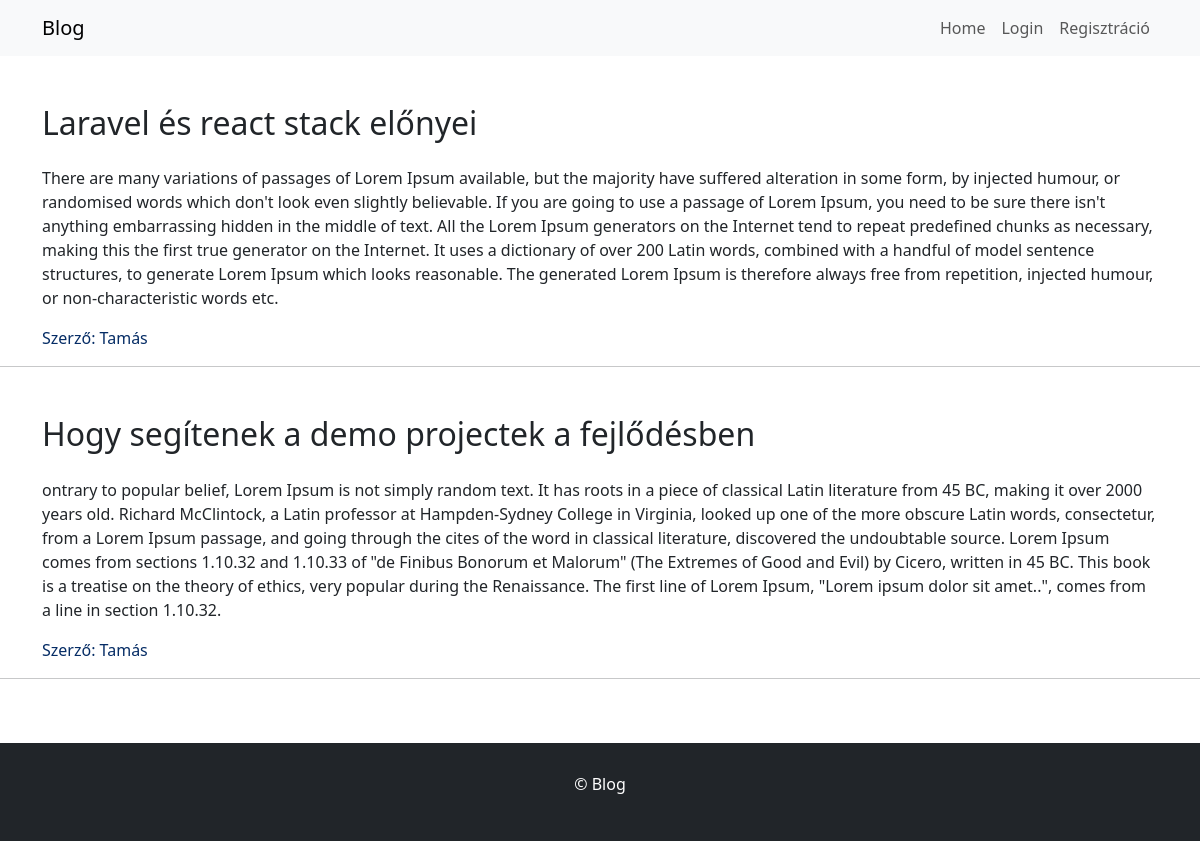
The page /author-posts.php?id=11 on the database its author committed.
### tables this page shows
CREATE TABLE `posts` (
  `id` int(11) NOT NULL,
  `user_id` int(11) NOT NULL,
  `title` varchar(255) NOT NULL,
  `body` text NOT NULL,
  `created_at` timestamp NOT NULL DEFAULT current_timestamp(),
  `updated_at` timestamp NOT NULL DEFAULT current_timestamp() ON UPDATE current_timestamp()
);

CREATE TABLE `users` (
  `id` int(11) NOT NULL,
  `nev` varchar(255) NOT NULL,
  `email` varchar(255) NOT NULL,
  `password` varchar(255) NOT NULL,
  `created_at` timestamp NOT NULL DEFAULT current_timestamp(),
  `updated_at` timestamp NOT NULL DEFAULT current_timestamp() ON UPDATE current_timestamp(),
  `is_admin` tinyint(1) DEFAULT 0
);

### author-posts.php (the view, shortened to what this page needs)
<?php
require 'header.php';
require 'db_connection.php';
$post_id = $_GET['id'];
$stmt = $conn->prepare("SELECT users.id, users.nev FROM posts JOIN users ON posts.user_id = users.id WHERE posts.id = ?");
$stmt->bind_param("i", $post_id);
$stmt->execute();
$stmt->bind_result($user_id, $user_nev);
$stmt = $conn->prepare("SELECT id, title, body FROM posts WHERE user_id = ?");
$stmt->bind_param("i", $user_id);
$stmt->execute();
$result = $stmt->get_result();
while ($post = $result->fetch_assoc()) {
    echo renderPost($post['title'], $post['body'], $user_nev);
    echo "<hr>";
}
require 'footer.php';

### functions.php (shortened to what this page needs)
<?php
function renderPost($title, $body, $authorName, $postId = null)
{
    $authorLink = $postId ? "<a class='card-text text-start mt-3 text-primary-emphasis' href='author-posts.php?id={$postId}'>Szerző: {$authorName}</a>" : "<p class='card-text text-start mt-3 text-primary-emphasis'>Szerző: {$authorName}</p>";
    return "<div class='container mt-5'>
                <h2 class='mb-4'>{$title}</h2>
                <p>{$body}</p>
                {$authorLink}
            </div>";
}

### style.css (style rules this page uses)
html, body { height: 100%; margin: 0; }

### rows shown on the page
posts: title "Laravel és react stack előnyei", body "There are many variations of passages of Lorem Ipsum available, but the majority have suffered alteration in some form, by injected humour, or randomised words which don't look even slightly believable. If you are going to use a passage of Lorem Ipsum, you need to be sure there isn't anything embarrassing hidden in the middle of text. All the Lorem Ipsum generators on the Internet tend to repeat predefined chunks as necessary, making this the first true generator on the Internet. It uses a dictionary of over 200 Latin words, combined with a handful of model sentence structures, to generate Lorem Ipsum which looks reasonable. The generated Lorem Ipsum is therefore always free from…", user.nev "Tamás"
posts: title "Hogy segítenek a demo projectek a fejlődésben", body "ontrary to popular belief, Lorem Ipsum is not simply random text. It has roots in a piece of classical Latin literature from 45 BC, making it over 2000 years old. Richard McClintock, a Latin professor at Hampden-Sydney College in Virginia, looked up one of the more obscure Latin words, consectetur, from a Lorem Ipsum passage, and going through the cites of the word in classical literature, discovered the undoubtable source. Lorem Ipsum comes from sections 1.10.32 and 1.10.33 of \"de Finibus Bonorum et Malorum\" (The Extremes of Good and Evil) by Cicero, written in 45 BC. This book is a treatise on the theory of ethics, very popular during the Renaissance. The first line of Lorem Ipsum, \"Lorem…", user.nev "Tamás"
